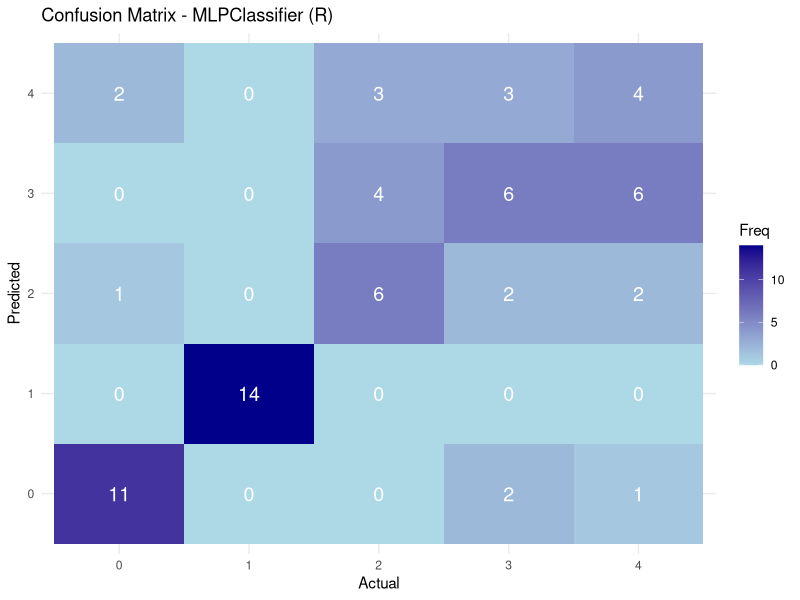

Source code (R):
# Load libraries
library(nnet)
library(caret)
library(e1071)
library(ggplot2)

# Load dataset
df <- read.csv("transformed_land_mines.csv")

# Prepare data
X <- df[, !(names(df) %in% c("M", "V"))]  # Drop "M" and "V"
y <- df$M - 1                            # Shift labels from 1–5 to 0–4
y <- as.factor(y)                        # Convert target to factor

# Standardize features
preProc <- preProcess(X, method = c("center", "scale"))
X_scaled <- predict(preProc, X)

# Combine for caret splitting
data <- cbind(X_scaled, y)

# Train-test split
set.seed(42)
trainIndex <- createDataPartition(data$y, p = 0.8, list = FALSE)
trainData <- data[trainIndex, ]
testData <- data[-trainIndex, ]

# Train MLP model using approximated hyperparameters
start_time <- Sys.time()
mlp_model <- nnet(
  y ~ ., 
  data = trainData,
  size = 16,                # Approximation of hidden layers; nnet supports 1 hidden layer
  decay = 1.5e-5,           # Weight decay (alpha equivalent)
  maxit = 587,              # Number of iterations
  trace = FALSE             # Suppress output
)
end_time <- Sys.time()

# Predict
preds <- predict(mlp_model, testData[, -ncol(testData)], type = "class")

# Accuracy
acc <- sum(preds == testData$y) / nrow(testData)
cat(sprintf("✅ Final MLP Accuracy: %.4f\n", acc))
cat(sprintf("🕒 Training Time: %.2f seconds\n\n", as.numeric(difftime(end_time, start_time, units = "secs"))))

# Classification report
preds <- factor(preds, levels = levels(testData$y))
conf_matrix <- confusionMatrix(preds, testData$y)
print(conf_matrix)

# Confusion matrix plot
conf_df <- as.data.frame(conf_matrix$table)
colnames(conf_df) <- c("Predicted", "Actual", "Freq")

ggplot(conf_df, aes(x = Actual, y = Predicted, fill = Freq)) +
  geom_tile() +
  geom_text(aes(label = Freq), color = "white", size = 5) +
  scale_fill_gradient(low = "lightblue", high = "darkblue") +
  labs(title = "Confusion Matrix - MLPClassifier (R)", x = "Actual", y = "Predicted") +
  theme_minimal()

# Save model and scaler
saveRDS(mlp_model, "mlp_model_nnet.rds")
saveRDS(preProc, "scaler_nnet.rds")
cat("🎉 Model and scaler saved as RDS files.\n")
